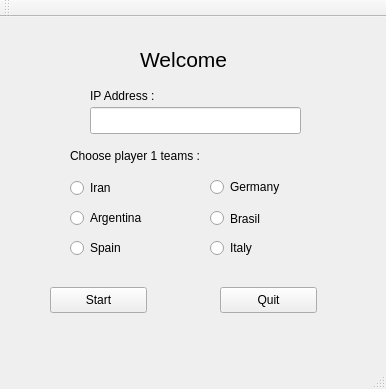
<?xml version="1.0" encoding="UTF-8"?>
<ui version="4.0">
 <class>MainWindow</class>
 <widget class="QMainWindow" name="MainWindow">
  <property name="geometry">
   <rect>
    <x>0</x>
    <y>0</y>
    <width>386</width>
    <height>389</height>
   </rect>
  </property>
  <property name="windowTitle">
   <string>MainWindow</string>
  </property>
  <widget class="QWidget" name="centralWidget">
   <widget class="QLabel" name="welcomeL">
    <property name="geometry">
     <rect>
      <x>140</x>
      <y>30</y>
      <width>89</width>
      <height>24</height>
     </rect>
    </property>
    <property name="font">
     <font>
      <pointsize>16</pointsize>
     </font>
    </property>
    <property name="text">
     <string>Welcome</string>
    </property>
   </widget>
   <widget class="QLabel" name="ql">
    <property name="geometry">
     <rect>
      <x>70</x>
      <y>130</y>
      <width>171</width>
      <height>17</height>
     </rect>
    </property>
    <property name="text">
     <string>Choose player 1 teams :</string>
    </property>
   </widget>
   <widget class="QLabel" name="ipL">
    <property name="geometry">
     <rect>
      <x>90</x>
      <y>70</y>
      <width>91</width>
      <height>17</height>
     </rect>
    </property>
    <property name="text">
     <string>IP Address : </string>
    </property>
   </widget>
   <widget class="QRadioButton" name="IranRB">
    <property name="geometry">
     <rect>
      <x>70</x>
      <y>160</y>
      <width>61</width>
      <height>22</height>
     </rect>
    </property>
    <property name="text">
     <string>Iran</string>
    </property>
    <attribute name="buttonGroup">
     <string notr="true">player1BG</string>
    </attribute>
   </widget>
   <widget class="QRadioButton" name="brasilRB">
    <property name="geometry">
     <rect>
      <x>210</x>
      <y>191</y>
      <width>71</width>
      <height>21</height>
     </rect>
    </property>
    <property name="text">
     <string>Brasil</string>
    </property>
    <attribute name="buttonGroup">
     <string notr="true">player1BG</string>
    </attribute>
   </widget>
   <widget class="QPushButton" name="quit">
    <property name="geometry">
     <rect>
      <x>220</x>
      <y>270</y>
      <width>97</width>
      <height>26</height>
     </rect>
    </property>
    <property name="text">
     <string>Quit</string>
    </property>
   </widget>
   <widget class="QRadioButton" name="argentinaRB">
    <property name="geometry">
     <rect>
      <x>70</x>
      <y>190</y>
      <width>117</width>
      <height>22</height>
     </rect>
    </property>
    <property name="text">
     <string>Argentina</string>
    </property>
    <attribute name="buttonGroup">
     <string notr="true">player1BG</string>
    </attribute>
   </widget>
   <widget class="QLineEdit" name="ipAddress">
    <property name="geometry">
     <rect>
      <x>90</x>
      <y>90</y>
      <width>211</width>
      <height>27</height>
     </rect>
    </property>
   </widget>
   <widget class="QPushButton" name="start">
    <property name="geometry">
     <rect>
      <x>50</x>
      <y>270</y>
      <width>97</width>
      <height>26</height>
     </rect>
    </property>
    <property name="text">
     <string>Start</string>
    </property>
   </widget>
   <widget class="QRadioButton" name="germanyRB">
    <property name="geometry">
     <rect>
      <x>210</x>
      <y>160</y>
      <width>101</width>
      <height>20</height>
     </rect>
    </property>
    <property name="text">
     <string>Germany</string>
    </property>
    <attribute name="buttonGroup">
     <string notr="true">player1BG</string>
    </attribute>
   </widget>
   <widget class="QRadioButton" name="spainRB">
    <property name="geometry">
     <rect>
      <x>70</x>
      <y>220</y>
      <width>117</width>
      <height>22</height>
     </rect>
    </property>
    <property name="text">
     <string>Spain</string>
    </property>
    <attribute name="buttonGroup">
     <string notr="true">player1BG</string>
    </attribute>
   </widget>
   <widget class="QRadioButton" name="italyRB">
    <property name="geometry">
     <rect>
      <x>210</x>
      <y>220</y>
      <width>117</width>
      <height>22</height>
     </rect>
    </property>
    <property name="text">
     <string>Italy</string>
    </property>
    <attribute name="buttonGroup">
     <string notr="true">player1BG</string>
    </attribute>
   </widget>
  </widget>
  <widget class="QMenuBar" name="menuBar">
   <property name="geometry">
    <rect>
     <x>0</x>
     <y>0</y>
     <width>386</width>
     <height>25</height>
    </rect>
   </property>
  </widget>
  <widget class="QToolBar" name="mainToolBar">
   <attribute name="toolBarArea">
    <enum>TopToolBarArea</enum>
   </attribute>
   <attribute name="toolBarBreak">
    <bool>false</bool>
   </attribute>
  </widget>
  <widget class="QStatusBar" name="statusBar"/>
 </widget>
 <layoutdefault spacing="6" margin="11"/>
 <resources/>
 <connections/>
 <buttongroups>
  <buttongroup name="player1BG"/>
  <buttongroup name="player2BG"/>
 </buttongroups>
</ui>
